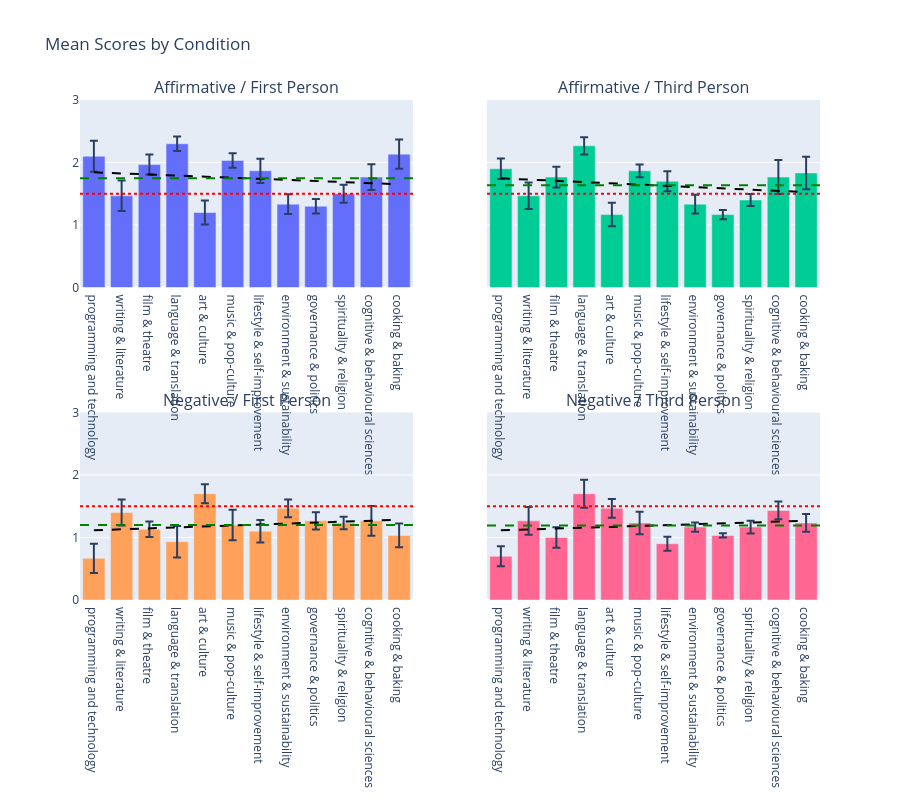

The cell this chart's notebook holds for it:
### Code cell
from scipy import stats
import plotly.graph_objects as go
from plotly.subplots import make_subplots

conditions = [
    ("affirmative", "first"),
    ("affirmative", "third"),
    ("negative", "first"),
    ("negative", "third"),
]

fig = make_subplots(rows=2, cols=2, subplot_titles=[
    "Affirmative / First Person",
    "Affirmative / Third Person",
    "Negative / First Person",
    "Negative / Third Person"
], shared_yaxes=True)

for i, (polarity, person) in enumerate(conditions):
    row, col = (i // 2) + 1, (i % 2) + 1
    subset = df[(df["polarity"] == polarity) & (df["person"] == person)].copy()
    subset["topic"] = pd.Categorical(subset["topic"], categories=TOPICS, ordered=True)
    subset = subset.sort_values("topic")

    # bar
    fig.add_trace(go.Bar(
        x=subset["topic"], y=subset["mean"],
        error_y=dict(type="data", array=subset["stderr"]),
        name=f"{polarity}/{person}", showlegend=False
    ), row=row, col=col)

    # trend line
    x_num = list(range(len(subset)))
    slope, intercept, _, _, _ = stats.linregress(x_num, subset["mean"])
    trend = [slope * x + intercept for x in x_num]
    fig.add_trace(go.Scatter(
        x=subset["topic"], y=trend,
        mode="lines", line=dict(color="black", dash="dash"),
        name="trend", showlegend=False
    ), row=row, col=col)

    # random baseline
    fig.add_hline(y=1.5, line_dash="dot", line_color="red", row=row, col=col)
    
    # mean of each set
    condition_mean = subset["mean"].mean()
    fig.add_hline(y=condition_mean, line_dash="dash", line_color="green", row=row, col=col)

fig.update_layout(title="Mean Scores by Condition", height=800)
fig.update_yaxes(range=[0, 3])
fig.show()

### Figure 1 — Plotly figure (JSON) as saved in the notebook; plotly's stock layout.template omitted (floating-point values rounded to 4 significant figures)
{"data": [{"error_y": {"array": [0.2487, 0.2444, 0.1606, 0.116, 0.1937, 0.116, 0.1937, 0.1571, 0.116, 0.1427, 0.2052, 0.2341], "type": "data"}, "name": "affirmative/first", "showlegend": false, "type": "bar", "x": ["programming and technology", "writing & literature", "film & theatre", "language & translation", "art & culture", "music & pop-culture", "lifestyle & self-improvement", "environment & sustainability", "governance & politics", "spirituality & religion", "cognitive & behavioural sciences", "cooking & baking"], "xaxis": "x", "y": [2.1, 1.467, 1.967, 2.3, 1.2, 2.033, 1.867, 1.333, 1.3, 1.5, 1.767, 2.133], "yaxis": "y"}, {"line": {"color": "black", "dash": "dash"}, "mode": "lines", "name": "trend", "showlegend": false, "type": "scatter", "x": ["programming and technology", "writing & literature", "film & theatre", "language & translation", "art & culture", "music & pop-culture", "lifestyle & self-improvement", "environment & sustainability", "governance & politics", "spirituality & religion", "cognitive & behavioural sciences", "cooking & baking"], "xaxis": "x", "y": [1.843, 1.825, 1.808, 1.791, 1.773, 1.756, 1.739, 1.721, 1.704, 1.686, 1.669, 1.652], "yaxis": "y"}, {"error_y": {"array": [0.1652, 0.212, 0.1652, 0.1388, 0.1876, 0.1018, 0.1606, 0.1491, 0.07454, 0.09686, 0.2724, 0.2594], "type": "data"}, "name": "affirmative/third", "showlegend": false, "type": "bar", "x": ["programming and technology", "writing & literature", "film & theatre", "language & translation", "art & culture", "music & pop-culture", "lifestyle & self-improvement", "environment & sustainability", "governance & politics", "spirituality & religion", "cognitive & behavioural sciences", "cooking & baking"], "xaxis": "x2", "y": [1.9, 1.467, 1.767, 2.267, 1.167, 1.867, 1.7, 1.333, 1.167, 1.4, 1.767, 1.833], "yaxis": "y2"}, {"line": {"color": "black", "dash": "dash"}, "mode": "lines", "name": "trend", "showlegend": false, "type": "scatter", "x": ["programming and technology", "writing & literature", "film & theatre", "language & translation", "art & culture", "music & pop-culture", "lifestyle & self-improvement", "environment & sustainability", "governance & politics", "spirituality & religion", "cognitive & behavioural sciences", "cooking & baking"], "xaxis": "x2", "y": [1.747, 1.727, 1.707, 1.687, 1.666, 1.646, 1.626, 1.606, 1.586, 1.566, 1.545, 1.525], "yaxis": "y2"}, {"error_y": {"array": [0.2331, 0.2096, 0.1237, 0.2524, 0.1528, 0.2444, 0.1795, 0.1423, 0.1388, 0.1, 0.2373, 0.1889], "type": "data"}, "name": "negative/first", "showlegend": false, "type": "bar", "x": ["programming and technology", "writing & literature", "film & theatre", "language & translation", "art & culture", "music & pop-culture", "lifestyle & self-improvement", "environment & sustainability", "governance & politics", "spirituality & religion", "cognitive & behavioural sciences", "cooking & baking"], "xaxis": "x3", "y": [0.6667, 1.4, 1.133, 0.9333, 1.7, 1.2, 1.1, 1.467, 1.267, 1.233, 1.267, 1.033], "yaxis": "y3"}, {"line": {"color": "black", "dash": "dash"}, "mode": "lines", "name": "trend", "showlegend": false, "type": "scatter", "x": ["programming and technology", "writing & literature", "film & theatre", "language & translation", "art & culture", "music & pop-culture", "lifestyle & self-improvement", "environment & sustainability", "governance & politics", "spirituality & religion", "cognitive & behavioural sciences", "cooking & baking"], "xaxis": "x3", "y": [1.115, 1.131, 1.146, 1.162, 1.177, 1.192, 1.208, 1.223, 1.238, 1.254, 1.269, 1.285], "yaxis": "y3"}, {"error_y": {"array": [0.1606, 0.2211, 0.1648, 0.2247, 0.1507, 0.1795, 0.1117, 0.07454, 0.03333, 0.1024, 0.141, 0.141], "type": "data"}, "name": "negative/third", "showlegend": false, "type": "bar", "x": ["programming and technology", "writing & literature", "film & theatre", "language & translation", "art & culture", "music & pop-culture", "lifestyle & self-improvement", "environment & sustainability", "governance & politics", "spirituality & religion", "cognitive & behavioural sciences", "cooking & baking"], "xaxis": "x4", "y": [0.7, 1.267, 1.0, 1.7, 1.467, 1.233, 0.9, 1.167, 1.033, 1.167, 1.433, 1.233], "yaxis": "y4"}, {"line": {"color": "black", "dash": "dash"}, "mode": "lines", "name": "trend", "showlegend": false, "type": "scatter", "x": ["programming and technology", "writing & literature", "film & theatre", "language & translation", "art & culture", "music & pop-culture", "lifestyle & self-improvement", "environment & sustainability", "governance & politics", "spirituality & religion", "cognitive & behavioural sciences", "cooking & baking"], "xaxis": "x4", "y": [1.115, 1.129, 1.143, 1.157, 1.171, 1.185, 1.199, 1.212, 1.226, 1.24, 1.254, 1.268], "yaxis": "y4"}], "layout": {"annotations": [{"font": {"size": 16}, "showarrow": false, "text": "Affirmative / First Person", "x": 0.225, "xanchor": "center", "xref": "paper", "y": 1, "yanchor": "bottom", "yref": "paper"}, {"font": {"size": 16}, "showarrow": false, "text": "Affirmative / Third Person", "x": 0.775, "xanchor": "center", "xref": "paper", "y": 1, "yanchor": "bottom", "yref": "paper"}, {"font": {"size": 16}, "showarrow": false, "text": "Negative / First Person", "x": 0.225, "xanchor": "center", "xref": "paper", "y": 0.375, "yanchor": "bottom", "yref": "paper"}, {"font": {"size": 16}, "showarrow": false, "text": "Negative / Third Person", "x": 0.775, "xanchor": "center", "xref": "paper", "y": 0.375, "yanchor": "bottom", "yref": "paper"}], "height": 800, "shapes": [{"line": {"color": "red", "dash": "dot"}, "type": "line", "x0": 0, "x1": 1, "xref": "x domain", "y0": 1.5, "y1": 1.5, "yref": "y"}, {"line": {"color": "green", "dash": "dash"}, "type": "line", "x0": 0, "x1": 1, "xref": "x domain", "y0": 1.747, "y1": 1.747, "yref": "y"}, {"line": {"color": "red", "dash": "dot"}, "type": "line", "x0": 0, "x1": 1, "xref": "x2 domain", "y0": 1.5, "y1": 1.5, "yref": "y2"}, {"line": {"color": "green", "dash": "dash"}, "type": "line", "x0": 0, "x1": 1, "xref": "x2 domain", "y0": 1.636, "y1": 1.636, "yref": "y2"}, {"line": {"color": "red", "dash": "dot"}, "type": "line", "x0": 0, "x1": 1, "xref": "x3 domain", "y0": 1.5, "y1": 1.5, "yref": "y3"}, {"line": {"color": "green", "dash": "dash"}, "type": "line", "x0": 0, "x1": 1, "xref": "x3 domain", "y0": 1.2, "y1": 1.2, "yref": "y3"}, {"line": {"color": "red", "dash": "dot"}, "type": "line", "x0": 0, "x1": 1, "xref": "x4 domain", "y0": 1.5, "y1": 1.5, "yref": "y4"}, {"line": {"color": "green", "dash": "dash"}, "type": "line", "x0": 0, "x1": 1, "xref": "x4 domain", "y0": 1.192, "y1": 1.192, "yref": "y4"}], "title": {"text": "Mean Scores by Condition"}, "xaxis": {"anchor": "y", "domain": [0, 0.45]}, "xaxis2": {"anchor": "y2", "domain": [0.55, 1]}, "xaxis3": {"anchor": "y3", "domain": [0, 0.45]}, "xaxis4": {"anchor": "y4", "domain": [0.55, 1]}, "yaxis": {"anchor": "x", "domain": [0.625, 1], "range": [0, 3]}, "yaxis2": {"anchor": "x2", "domain": [0.625, 1], "matches": "y", "range": [0, 3], "showticklabels": false}, "yaxis3": {"anchor": "x3", "domain": [0, 0.375], "range": [0, 3]}, "yaxis4": {"anchor": "x4", "domain": [0, 0.375], "matches": "y3", "range": [0, 3], "showticklabels": false}}}
